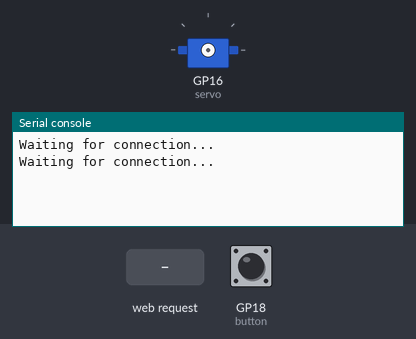
This program was run on a simulated Raspberry Pi Pico running MicroPython. Shown: servo, the last lines printed to the serial console. Inputs (shaded band) come from the test bench; at power-on: GP18 (button) LOW. WiFi joins after 1.5 s; servo angles are drawn from the pulse width (0.5 ms = 0°, 2.5 ms = 180°); threads take turns every 2 ms.

Above: at 1.2 s.
1.3 s: GP18 (button) pulled HIGH for 0.15 s
At 1.9 s:
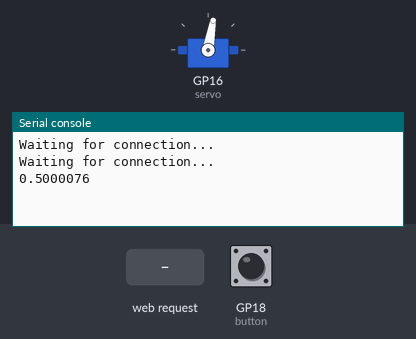
2.9 s: HTTP request GET / received
At 3.5 s:
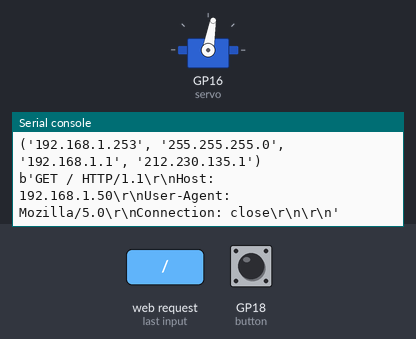

Measured:
- after the input at 1.3 s, the serial console: prints a new line at once (image 1)
- after the input at 2.9 s, the serial console: prints a new line at once (image 2)

The program:

main.py
```python
from machine import Pin, ADC, PWM, reset
import network
import socket
import _thread
from wlan import SSID, PASSWORD
from time import sleep


def set_position_blinds(percent):
    """
    Set the position of the blinds based on the given percentage.

    Args:
        percent (float): The percentage to set the blinds to (0 to 1.0).
    """
    global percentage
    max = 7700 # Maximum duty cycle for the servo (fully open)
    min = 1400 # Minimum duty cycle for the servo (fully closed)

    # Calculate the duty cycle based on the percentage
    duty = ((max - min) * percent) + min
    servo.duty_u16(int(duty)) # Set the duty cycle for the servo
    percentage = percent # Update the global percentage variable


# Initialize PWM for the servo motor connected to Pin 16
servo = PWM(Pin(16))
servo.freq(50) # Set PWM frequency to 50Hz for controlling the servo
servo.duty_u16(0)# Start with blinds closed (duty cycle = 0)

# Thread synchronization lock
spLock = _thread.allocate_lock()
percentage = 0 # Default blinds position (0%)


def connect():
    """
    Connect the device to the WLAN using the specified SSID and password.

    Returns:
        str: The IP address assigned to the device.
    """
    # Create WLAN object in station mode
    wlan = network.WLAN(network.STA_IF)
    wlan.active(True)
    # Static IP configuration
    # The first IP that appears will be the one set for microcontroller in the WLAN
    wlan.ifconfig(('192.168.1.253', '255.255.255.0', '192.168.1.1', '212.230.135.1'))
    # Connect to the WLAN using credentials from 'wlan.py'
    wlan.connect(SSID, PASSWORD)

    # Wait until connected to the network
    while wlan.isconnected() == False:
        print('Waiting for connection...')
        sleep(1)

    # Print and return the device's IP configuration
    print(wlan.ifconfig())
    ip = wlan.ifconfig()[0]
    return ip


def open_socket(ip):
    """
    Open a socket for communication.

    Args:
        ip (str): The IP address of the device.

    Returns:
        socket: The opened socket for communication.
    """
    address = (ip, 80) # IP address and port for the socket
    connection = socket.socket() # Create a new socket
    connection.bind(address) # Bind the socket to the address
    connection.listen(1) # Listen for incoming connections
    return connection


def status_code_set(status_code):
    """
    Generate the HTTP status response based on the given status code.

    Args:
        status_code (int): The status code (e.g., 200, 400, 405).

    Returns:
        str: The corresponding HTTP status response.
    """
    if status_code == 200:
        status_send = "HTTP/1.0 200 OK\r\nContent-type: text/html\r\nAccess-Control-Allow-Origin: *\r\n\r\n"
    elif status_code == 400:
        status_send = "HTTP/1.0 400 Bad Request\r\nContent-type: text/html\r\nAccess-Control-Allow-Origin: *\r\n\r\n"
    elif status_code == 405:
        status_send = "HTTP/1.0 405 Method Not Allowed\r\nContent-type: text/html\r\nAccess-Control-Allow-Origin: *\r\n\r\n"

    return status_send


def request_data_extractor(request):
    """
    Extract the HTTP method, endpoint, and parameters from the incoming request.

    Args:
        request (str): The raw HTTP request string.

    Returns:
        tuple: (method, endpoint, parameters) extracted from the request.
    """
    request = request.split()
    method = request[0][2:] # Extract HTTP method (GET, POST, etc.)
    request = request[1].split("/")
    request = request[1].split("?")
    endpoint = request[0] # Extract endpoint

    # Extract parameters (if any)
    if len(request) == 1:
        parameters = None
    else:
        parameters = request[1]

    return method, endpoint, parameters


def turn_blinds_percentage(method, parameters):
    """
    Process the 'turn_blinds_percentage' request to set blinds' position.

    Args:
        method (str): The HTTP method used (should be 'POST').
        parameters (str): The request parameters (percentage of blinds position).

    Returns:
        tuple: (status_code, percentage) where status_code is HTTP status and
               percentage is the updated blinds position.
    """
    if method == 'POST':
        try:
            parameters = parameters.split("&") # Split parameters by "&"
            found = False

            for parameter in parameters:
                key, value = parameter.split("=")
                if key == "percentage":
                    percentage = int(value) # Extract the percentage value
                    print(percentage)
                    found = True
            if found == True:
                if percentage >= 0 and percentage <=100:
                    percentage = percentage/100 # Convert percentage to float (0 to 1)
                    set_position_blinds(percentage) # Set blinds' position
                    status_code = 200 # OK status
                else:
                    status_code = 400 # Bad Request
                    percentage = None
            else:
                status_code = 400 # Bad Request
                percentage = None
        except:
            status_code = 400 # Bad Request (invalid parameters)
            percentage = None
    else:
        status_code = 405 # Method Not Allowed (only POST is allowed)
        percentage = None

    return status_code, percentage


def check_status(method, percentage):
    """
    Process the 'check_status' request to return current blinds' position.

    Args:
        method (str): The HTTP method used (should be 'GET').
        percentage (float): The current position of the blinds.

    Returns:
        tuple: (status_code, data_send, data) where status_code is HTTP status,
               data_send is a flag if data should be sent, and data is the blinds' position.
    """
    if method == 'GET':
        data_send = True
        data = str(percentage*100) # Convert percentage back to a string (0 to 100)
        status_code = 200 # OK status
    else:
        data_send = False
        data = None
        status_code = 405 # Method Not Allowed (only GET is allowed)

    return status_code, data_send, data


def serve(connection):
    """
    Start a web server to handle client requests and control blinds.

    Args:
        connection (socket): The socket connection to handle.
    """
    global percentage
    data_send = False
    while True:
        client = connection.accept()[0] # Accept a client connection
        request = client.recv(1024) # Receive the request
        request = str(request)
        print(request)
        try:
            method, endpoint, parameters = request_data_extractor(request) # Extract request details
        except:
            endpoint = None

        spLock.acquire() # Lock to avoid race conditions

        # Route the request to the appropriate handler based on the endpoint
        if endpoint == 'turn_blinds_percentage':
            status_code, new_percentage = turn_blinds_percentage(method, parameters)
            if new_percentage != None:
                percentage = new_percentage # Update global percentage

        elif endpoint == 'check_status':
            status_code, data_send, data = check_status(method, percentage)

        else:
            status_code = 400 # Bad Request for invalid endpoints

        spLock.release() # Release the lock

        # Send HTTP status code
        client.send(status_code_set(status_code))

        # Send data if needed
        if data_send == True:
            client.send(data)
            data_send = False

        client.close() # Close the client connection


def button_task():
    """
    Task to handle button press and adjust blinds position using a potentiometer.
    """

    old_value_button = 0
    potentiometer = ADC(Pin(26)) # Initialize potentiometer on Analog Pin 26
    button = Pin(18, Pin.IN) # Initialize push button on Pin 18 as input

    while True:
        new_value_button = button.value() # Read button state

        # Detect button press (from 0 to 1)
        if old_value_button == 0 and new_value_button == 1:
            spLock.acquire()
            percentage = float(potentiometer.read_u16())/65535 # Get percentage from potentiometer
            print(percentage)
            set_position_blinds(percentage) # Set blinds position
            spLock.release()
        old_value_button = new_value_button # Update button state


# Main code execution
try:
    _thread.start_new_thread(button_task, ()) # Start button task in a new thread
    ip = connect() # Connect to the WLAN and get IP address
    connection = open_socket(ip) # Open socket for communication
    serve(connection) # Start serving requests
except KeyboardInterrupt:
    reset() # Reset the device if interrupted
```

wlan.py
```python
# Data to connect to the WLAN
# File to be placed in the root of the Pi Pico W

SSID = "CHANGE_TO_SSID"
PASSWORD = "CHANGE_TO_PASSWORD"
```
